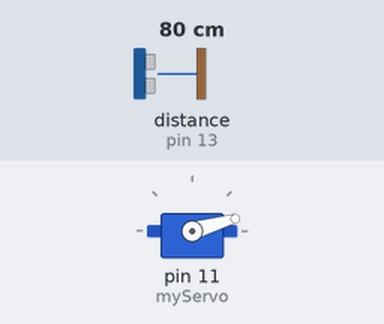
Simulated run of this sketch. Board: Arduino Uno, built with avr-gcc and run on an emulated ATmega328P. Shown: servo. Wiring (inferred from the names in the program): ultrasonic range finder: trigger pin 12; echo pin 13. The test bench sets the inputs (shaded band); at power-on: distance to the obstacle (sensor on pin 13) 80 cm. The echo pulse lasts 58.3 µs per cm; what the sketch prints to the serial monitor is not drawn.

Above: at 0.01 s.
1.3 s: distance to the obstacle (sensor on pin 13) set to 2 cm
At 1.9 s:
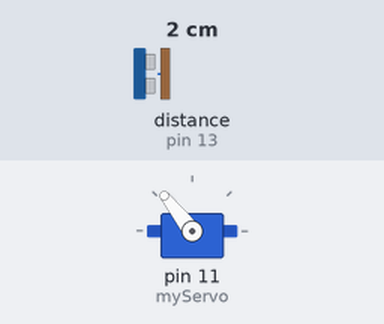
4.3 s: distance to the obstacle (sensor on pin 13) set to 299 cm
At 4.46 s:
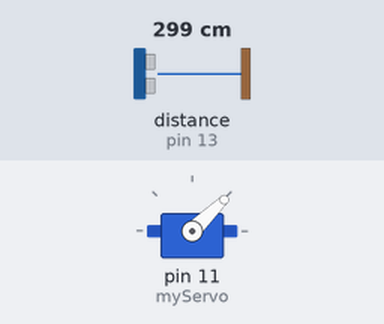
7.3 s: distance to the obstacle (sensor on pin 13) set to 250 cm
At 7.49 s:
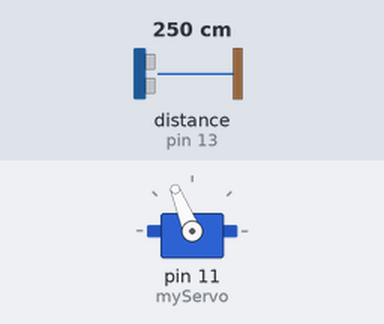
Timing chart, 0 to 16.3 s (numbered marks = the images above; inputs shaded):
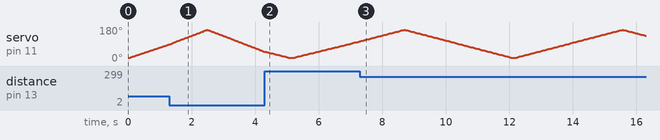

The sketch:

sketch_radar_example.ino
```cpp
// Includes the Servo library
#include <Servo.h>.
// Defines Tirg and Echo pins of the Ultrasonic Sensor
const int trigPin = 12;
const int echoPin = 13;
// Variables for the duration and the distance
long duration;
int distance;
Servo myServo; // Creates a servo object for controlling the servo motor
void setup() {
  pinMode(trigPin, OUTPUT); // Sets the trigPin as an Output
  pinMode(echoPin, INPUT); // Sets the echoPin as an Input
  Serial.begin(9600);
  myServo.attach(11); // Defines on which pin is the servo motor attached
}
void loop() {
  // rotates the servo motor from 15 to 165 degrees
  for (int i = 15; i <= 165; i++) {
    i++;
    myServo.write(i);
    delay(30);
    distance = calculateDistance();// Calls a function for calculating the distance measured by the Ultrasonic sensor for each degree

    Serial.print(i); // Sends the current degree into the Serial Port
    Serial.print(","); // Sends addition character right next to the previous value needed later in the Processing IDE for indexing
    Serial.print(distance); // Sends the distance value into the Serial Port
    Serial.print("."); // Sends addition character right next to the previous value needed later in the Processing IDE for indexing
  }
  // Repeats the previous lines from 165 to 15 degrees
  for (int i = 165; i > 15; i--) {
    i--;
    myServo.write(i);
    delay(30);
    distance = calculateDistance();
    Serial.print(i);
    Serial.print(",");
    Serial.print(distance);
    Serial.print(".");
  }
}
// Function for calculating the distance measured by the Ultrasonic sensor
int calculateDistance() {

  digitalWrite(trigPin, LOW);
  delayMicroseconds(2);
  // Sets the trigPin on HIGH state for 10 micro seconds
  digitalWrite(trigPin, HIGH);
  delayMicroseconds(10);
  digitalWrite(trigPin, LOW);
  duration = pulseIn(echoPin, HIGH); // Reads the echoPin, returns the sound wave travel time in microseconds
  distance = duration * 0.034 / 2;
  return distance;
}
```
